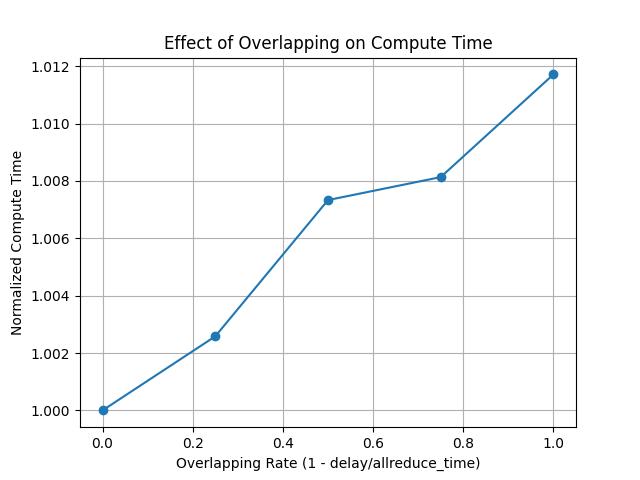

This figure's Python source:
import matplotlib.pyplot as plt
import numpy as np

if __name__ == "__main__":
    overlaps = [0, 0.25, 0.5, 0.75, 1]
    compute_times_normalized = [0.9734838637571203, 0.975997420515524, 0.9806217117351831, 0.9814013453938705, 0.9848868931531025]
    compute_times_normalized = [a/compute_times_normalized[0] for a in compute_times_normalized]
    # Plotting
    plt.plot(overlaps, compute_times_normalized, marker='o')
    plt.xlabel('Overlapping Rate (1 - delay/allreduce_time)')
    plt.ylabel('Normalized Compute Time')
    plt.title('Effect of Overlapping on Compute Time')
    plt.grid(True)
    plt.savefig("overlap_plot.png")